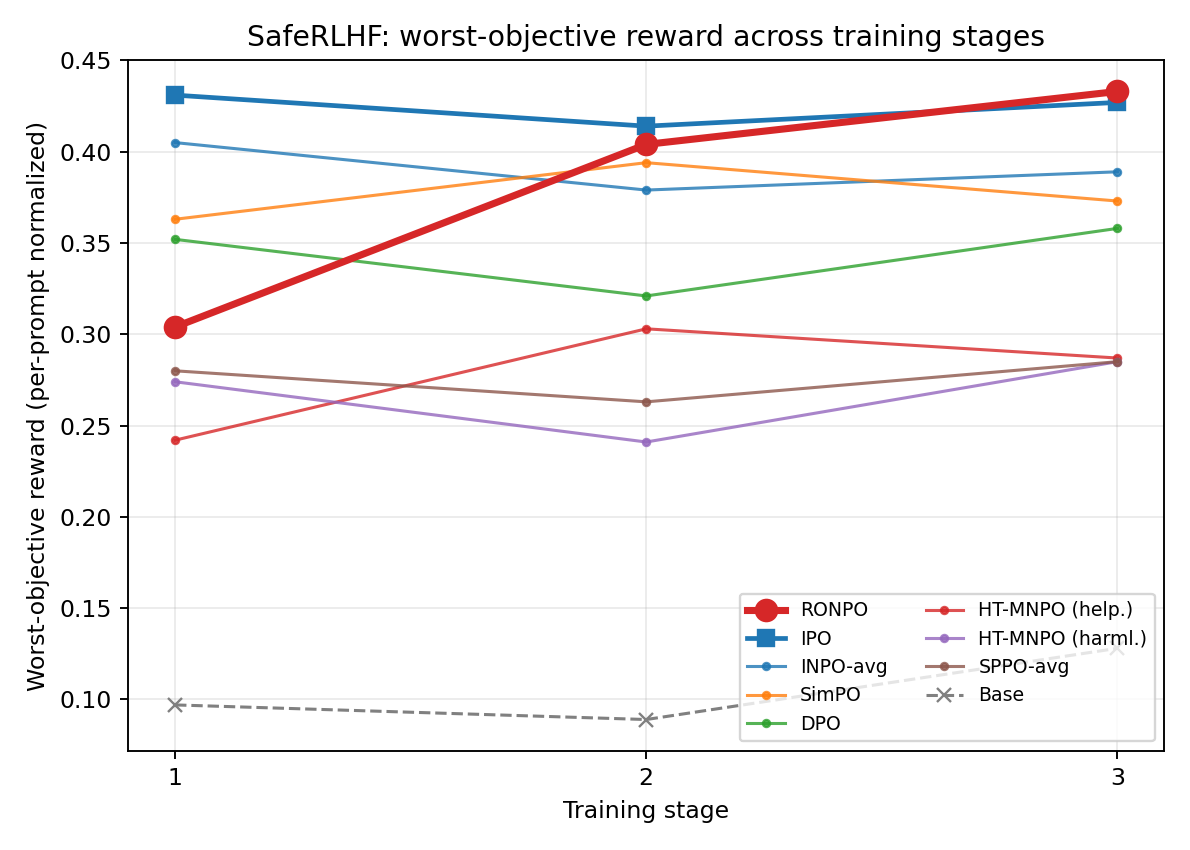

This chart was generated by the following Python code:
import matplotlib; matplotlib.use("Agg")
import matplotlib.pyplot as plt
# Normalized worst-reward per method per stage, from the existing local per-stage evals.
# Stage1: p5 stage1/fixed_p4_validation (49 prompts). Stage2: p5 stage2 fixed_p4 diagnostic
# (49 prompts; INCLUDES the stability-gate-failed RONPO arm). Stage3: p7 fresh default-test (1000 prompts).
data = {
 "RONPO":            [0.304, 0.404, 0.433],
 "IPO":              [0.431, 0.414, 0.427],
 "INPO-avg":         [0.405, 0.379, 0.389],
 "SimPO":            [0.363, 0.394, 0.373],
 "DPO":              [0.352, 0.321, 0.358],
 "HT-MNPO (help.)":  [0.242, 0.303, 0.287],
 "HT-MNPO (harml.)": [0.274, 0.241, 0.285],
 "SPPO-avg":         [0.280, 0.263, 0.285],
 "Base":             [0.097, 0.089, 0.128],
}
stages=[1,2,3]
fig,ax=plt.subplots(figsize=(7,5))
for name,ys in data.items():
    if name=="RONPO":
        ax.plot(stages,ys,marker="o",lw=3.0,ms=9,color="#d62728",zorder=5,label=name)
    elif name=="IPO":
        ax.plot(stages,ys,marker="s",lw=2.0,ms=7,color="#1f77b4",zorder=4,label=name)
    elif name=="Base":
        ax.plot(stages,ys,marker="x",lw=1.3,ms=6,color="0.5",ls="--",label=name)
    else:
        ax.plot(stages,ys,marker=".",lw=1.3,ms=6,alpha=0.8,label=name)
ax.set_xticks(stages); ax.set_xlabel("Training stage"); ax.set_ylabel("Worst-objective reward (per-prompt normalized)")
ax.set_title("SafeRLHF: worst-objective reward across training stages")
ax.grid(alpha=0.25); ax.legend(fontsize=8,ncol=2,loc="lower right")
fig.tight_layout()
out="/tmp/claude-1330802213/-home-sjkim-MNPO/d40b2775-22b8-40f7-822d-b64571925031/scratchpad/worst_vs_stage.png"
fig.savefig(out,dpi=170); print("saved",out)
# rank of RONPO per stage
for i,s in enumerate(stages):
    order=sorted(data.items(),key=lambda kv:-kv[1][i])
    rank=[n for n,_ in order].index("RONPO")+1
    print(f"stage {s}: RONPO worst={data['RONPO'][i]:.3f} rank={rank}/{len(data)}  (IPO={data['IPO'][i]:.3f})")
